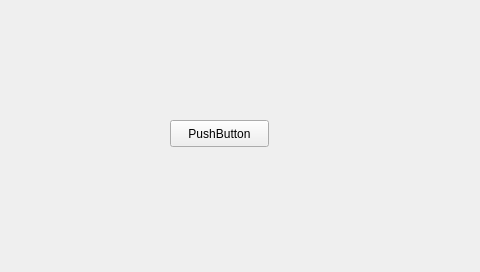
<?xml version="1.0" encoding="UTF-8"?>
<ui version="4.0">
 <class>Widget</class>
 <widget class="QWidget" name="Widget">
  <property name="geometry">
   <rect>
    <x>0</x>
    <y>0</y>
    <width>480</width>
    <height>272</height>
   </rect>
  </property>
  <property name="windowTitle">
   <string>Widget</string>
  </property>
  <widget class="QPushButton" name="pushButton">
   <property name="geometry">
    <rect>
     <x>170</x>
     <y>120</y>
     <width>99</width>
     <height>27</height>
    </rect>
   </property>
   <property name="text">
    <string>PushButton</string>
   </property>
  </widget>
 </widget>
 <layoutdefault spacing="6" margin="11"/>
 <resources/>
 <connections/>
</ui>
